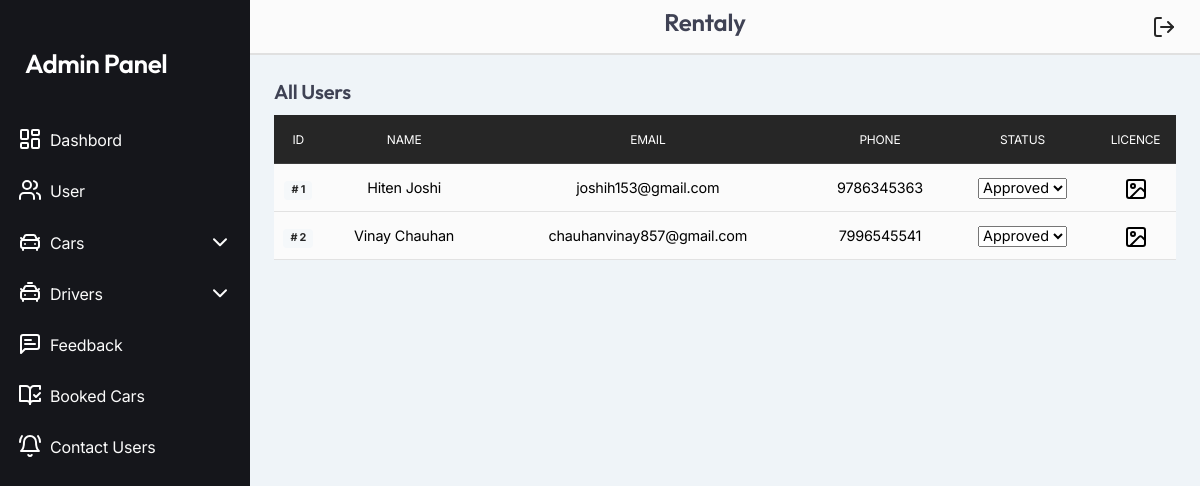
Screenshot of /admin/Drivers.php (signed in) with the database file from the repository.
### tables this page shows
CREATE TABLE `driver` (
  `id` int(3) NOT NULL,
  `d_name` varchar(25) NOT NULL,
  `d_email` varchar(30) NOT NULL,
  `d_phone` varchar(10) NOT NULL,
  `d_licence` varchar(100) NOT NULL,
  `status` varchar(10) NOT NULL DEFAULT 'pendding'
);

### admin/Driver-list.php (the view, shortened to what this page needs)
<?php
include("../controller/connection.php");
$q = "select * from driver";
$select = mysqli_query($con, $q);
?>
<div class=" p-4 rounded-5 mb25 w-100">
    <h4>All Users</h4>
    <table class="table  de-table text-center ">
        <thead class='table-dark '>
            <tr>
                <th scope="col">
                    <span class="text-uppercase fs-12">ID</span>
                </th>
                <th scope="col">
                    <span class="text-uppercase fs-12">Name</span>
                </th>
                <th scope="col">
                    <span class="text-uppercase fs-12">Email</span>
                </th>
                <th scope="col">
                    <span class="text-uppercase fs-12">Phone</span>
                </th>
                <th scope="col">
                    <span class="text-uppercase fs-12">Status</span>
                </th>
                <th scope="col">
                    <span class="text-uppercase fs-12">Licence</span>
                </th>
            </tr>
        </thead>
        <tbody class='table-light '>
            <?php
            while ($data = mysqli_fetch_array($select)) {
                ?>
                <tr>
                    <td>
                        <div class="badge bg-gray-100 text-dark">#
                            <?php echo $data[0]; ?>
                        </div>
                    </td>
                    <td>
                        <span class="d-lg-none d-sm-block">Name</span><span>
                            <?php echo $data[1]; ?>
                        </span>
                    </td>
                    <td>
                        <?php echo $data[2]; ?>
                    </td>
                    <td>
                        <?php echo $data[3]; ?>
                    </td>
                    <td>
                        <select name="" class='edit-item edit-status-driver' data-id='<?php echo $data[0]; ?>'>
                            <option value="approved" <?php if ($data[5] == 'approved') { ?> selected='selected' <?php } ?>>
                                Approved</option>
                        </select>
                    </td>
                    <td>
                        <span class='licence' data-img='<?php echo $data[4]; ?>'>
                        </span>
                    </td>
                </tr>
                <?php
            }
            ?>
        </tbody>
    </table>
</div>

### css/main-admin.css (style rules this page uses)
body { background-color: #15161B; }

### css/colors/scheme-01.css (style rules this page uses)
:root { --primary-color: #1ECB15; --primary-color-rgb: 120, 202, 92; --secondary-color: #179510; --secondary-color-rgb: 23, 149, 16; }

### css/coloring.css (style rules this page uses)
.item_info_counts>div, .de_table .tr .td:nth-child(2) span, .activity-filter i, .accordion-button:not(.collapsed), { background: rgba(var(--secondary-color-rgb), .1); }

### rows the page displays
driver: id "1", d_name "Hiten Joshi", d_email "joshih153@gmail.com", d_phone "9786345363", status+id "Approved"
driver: id "2", d_name "Vinay Chauhan", d_email "chauhanvinay857@gmail.com", d_phone "7996545541", status+id "Approved"
